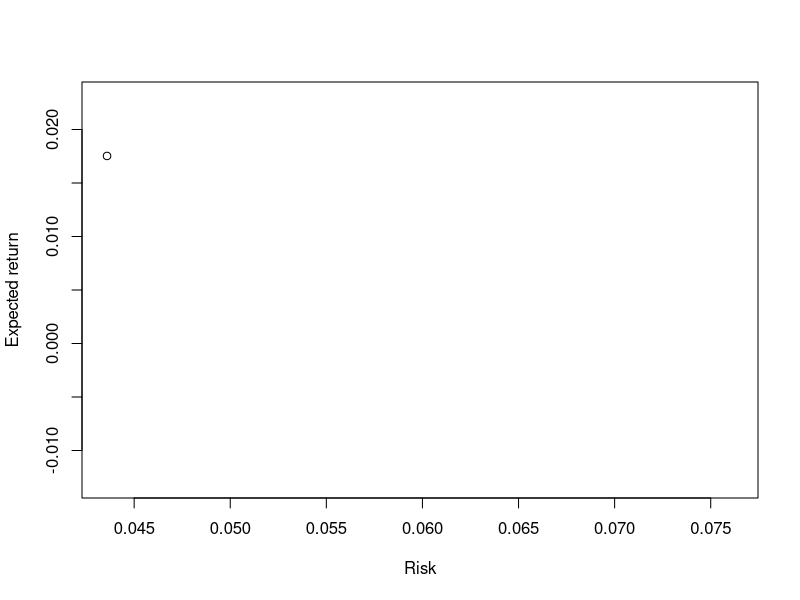

Here is the R script that generated this plot:
#Midterm 2 2022, Q8
n  = 2
#When two stocks are present use p12
var1 = 0.0058
var2 = 0.0019

mean1 = 0.03283572
mean2 = 0.01752981

R_f = 0.01

rho = 0.503

#Initialize the vectors:
col1 <- rep(0,n)
col2 <- rep(0,n)
col3 <- rep(0,n)

#Initialize the var-covar matrix:
y <- rep(0,n*n)
mat <- matrix(y, ncol=n, nrow=n)

#Compute necessary quantities:
Rbar <- c(mean1,mean2)
Rbar_f <- Rbar-R_f
sigma <- c(sqrt(var1),sqrt(var2))
Ratio <- Rbar_f/sigma

#Initial table:
xx <- (cbind(Rbar, Rbar_f, sigma, Ratio))

#Order the table based on the excess return to sigma ratio:
aaa <- xx[order(-Ratio),]


#Create the last 3 columns of the table:
for(i in(1:n)) {
  
  col1[i] <- rho/(1-rho+i*rho)
  
  col2[i] <- sum(aaa[,4][1:i])
}

#Compute the Ci:
for(i in (1:n)) {
  
  col3[i] <- col1[i]*col2[i]
  
}

#Create the entire table until now:
xxx <- cbind(aaa, col1, col2, col3)

#SHORT SALES ALLOWED:
#Compute the Zi:
z <- (1/((1-rho)*xxx[,3]))*(xxx[,4]-xxx[,7][nrow(xxx)])

#Compute the xi:
x <- z/sum(z)

#The final table:
aaaa <- cbind(xxx, z, x)

#SHORT SALES NOT ALLOWED:
#Find composition of optimum portfolio when short sales are not allowed:
aaaaa <- aaaa[1:which(aaaa[,7]==max(aaaa[,7])), ]
z_no <- (1/((1-rho)*aaaaa[,3]))*(aaaaa[,4]-aaaaa[,7][nrow(aaaaa)])
x_no <- z_no/sum(z_no)

#Final table:
a_no <- cbind(aaaaa, z_no, x_no)


#Var-covar matrix based on the constant correlation model:
for(i in 1:n){
  
  for(j in 1:n){
    
    if(i==j){
      mat[i,j]=aaaa[i,3]^2
    } else
    {
      mat[i,j]=rho*aaaa[i,3]*aaaa[j,3]
    }
  }
}


#Calculate the expected return and sd of the point of tangency 
#when short sales allowed
sd_p_opt <- (t(x) %*% mat %*% x)^.5
R_p_opt <- t(x) %*% aaaa[,1]


#Calculate the expected return and sd of the point of tangency 
#when short sales are not allowed
sd_p_opt_no <- (t(x_no) %*% mat[1:which(aaaa[,7]==max(aaaa[,7])),1:which(aaaa[,7]==max(aaaa[,7]))] %*% x_no)^.5
R_p_opt_no <- t(x_no) %*% aaaaa[,1]


#Plot all the stocks and the two tangency points:
plot(aaaa[,3], aaaa[,1], ylim=c(-0.013, 0.023), xlab="Risk", ylab="Expected return")

points(sd_p_opt,R_p_opt, col="green", pch=19)

points(sd_p_opt_no,R_p_opt_no, col="blue", pch=19)


#====================================================================
#====================================================================
#Note:  When short sales are allowed we can also find exactly the same #solution using Z=SIGMA^-1*R:
rr <- aaa[,1]-.05
znew <- solve(mat) %*% rr
xnew <- znew/sum(znew)

#====================================================================
#====================================================================
